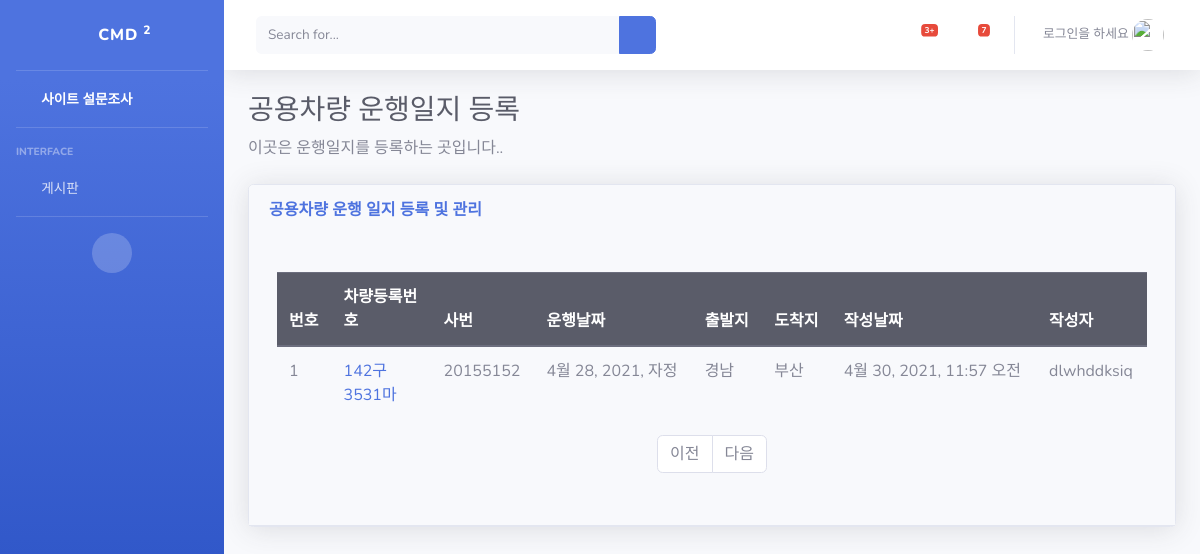
The page /pybo/drive_list/ on the database as committed earlier.
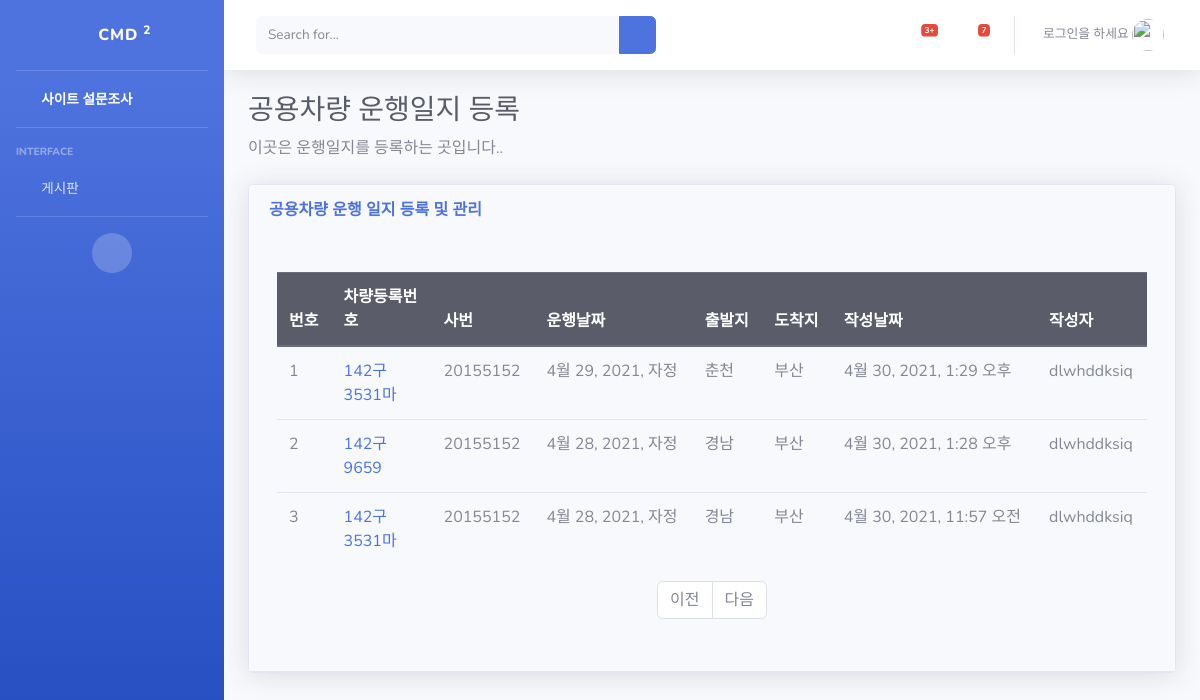
The same page on the database as committed later.
### pybo/models.py (models this page shows)
class CMD_Question(models.Model):
    subject = models.CharField(max_length=200)
    Car_num = models.CharField(max_length=15)
    bussiness_manager = models.CharField(max_length=10)
    bussiness_num = models.CharField(max_length=15)
    author = models.ForeignKey(User, on_delete=models.CASCADE)
    start_date = models.DateTimeField()
    start_pos = models.CharField(max_length=10)
    destination_pos = models.CharField(max_length=10)
    depart_date = models.CharField(max_length=25)
    arrive_date =models.CharField(max_length=25)
    create_date = models.DateTimeField()
    modify_date = models.DateTimeField(null=True, blank=True)

### pybo/views_drive.py (the view)
# urls.py: path('drive_list/', views_drive.CMD_index, name='CMD_index'),
def CMD_index(request):
    cmd_question_list = CMD_Question.objects.order_by('-create_date')
    context = {'cmd_question_list': cmd_question_list}
    return render(request, 'pybo/drive_list.html', context)

### templates/pybo/drive_list.html (shortened to what this page needs)
{% extends 'base.html' %}
{% block content %}
    <h1 class="h3 mb-2 text-gray-800">공용차량 운행일지 등록</h1>
    <p class="mb-4">이곳은 운행일지를 등록하는 곳입니다..
    </p>
    <div class="card shadow mb-4">
    <div class="card-header py-3">
    <div class="row">
    <div class="col-sm-12 col-md-6">
        <h6 class="m-0 font-weight-bold text-primary">공용차량 운행 일지 등록 및 관리</h6>
    </div>
    <div class="card-body">
    <div class="table-responsive">
    <table class="table table-bordered" id="dataTable" width="100%" cellspacing="0">
    <tbody>
    <div class="container my-3">
        <table class="table">
            <thead>
            <tr class="thead-dark">
                <th>번호</th>
                <th style="width:100px">차량등록번호</th>
                <th>사번</th>
                <th>운행날짜</th>
                <th>출발지</th>
                <th>도착지</th>
                <th>작성날짜</th>
                <th>작성자</th>
            </tr>
            </thead>
            <tbody>
            {% if cmd_question_list %}
                {% for cmd_question in cmd_question_list %}
                    <tr>
                        <td>{{ forloop.counter }}</td>
                        <td>
                            <a href="{% url 'pybo:CMD_detail' cmd_question.id %}">{{ cmd_question.Car_num }}</a>
                        </td>
                        <td>{{ cmd_question.bussiness_num}}</td>
                        <td>{{ cmd_question.start_date}}</td>
                        <td>{{ cmd_question.start_pos }}</td>
                        <td>{{ cmd_question.destination_pos}}</td>
                        <td>{{ cmd_question.create_date}}</td>
                        <td>{{ cmd_question.author.username }}</td>
                    </tr>
                {% endfor %}
            {% else %}
                <tr>
                    <td colspan="3">질문이 없습니다.</td>
                </tr>
            {% endif %}
            </tbody>
        </table>
    </div>
    <ul class="pagination justify-content-center">
        {% if cmd_question.has_previous %}
            <li class="page-item">
                <a class="page-link" href="?page={{ cmd_question.previous_page_number }}">이전</a>
            </li>
        {% else %}
            <li class="page-item disabled">
                <a class="page-link" tabindex="-1" aria-disabled="true" href="#">이전</a>
            </li>
        {% endif %}
        {% if cmd_question.has_next %}
            <li class="page-item">
                <a class="page-link" href="?page={{ cmd_question.next_page_number }}">다음</a>
            </li>
        {% else %}
            <li class="page-item disabled">
                <a class="page-link" tabindex="-1" aria-disabled="true" href="#">다음</a>
            </li>
        {% endif %}
    </ul>
{% endblock %}

Rows that differ between the two databases and show on the page:
added CMD_Question: Car_num "142구3531마", bussiness_num "20155152", start_date "4월 29, 2021, 자정", start_pos "춘천", destination_pos "부산", create_date "4월 30, 2021, 1:29 오후", author.username "dlwhddksiq"
added CMD_Question: Car_num "142구 9659", bussiness_num "20155152", start_date "4월 28, 2021, 자정", start_pos "경남", destination_pos "부산", create_date "4월 30, 2021, 1:28 오후", author.username "dlwhddksiq"
